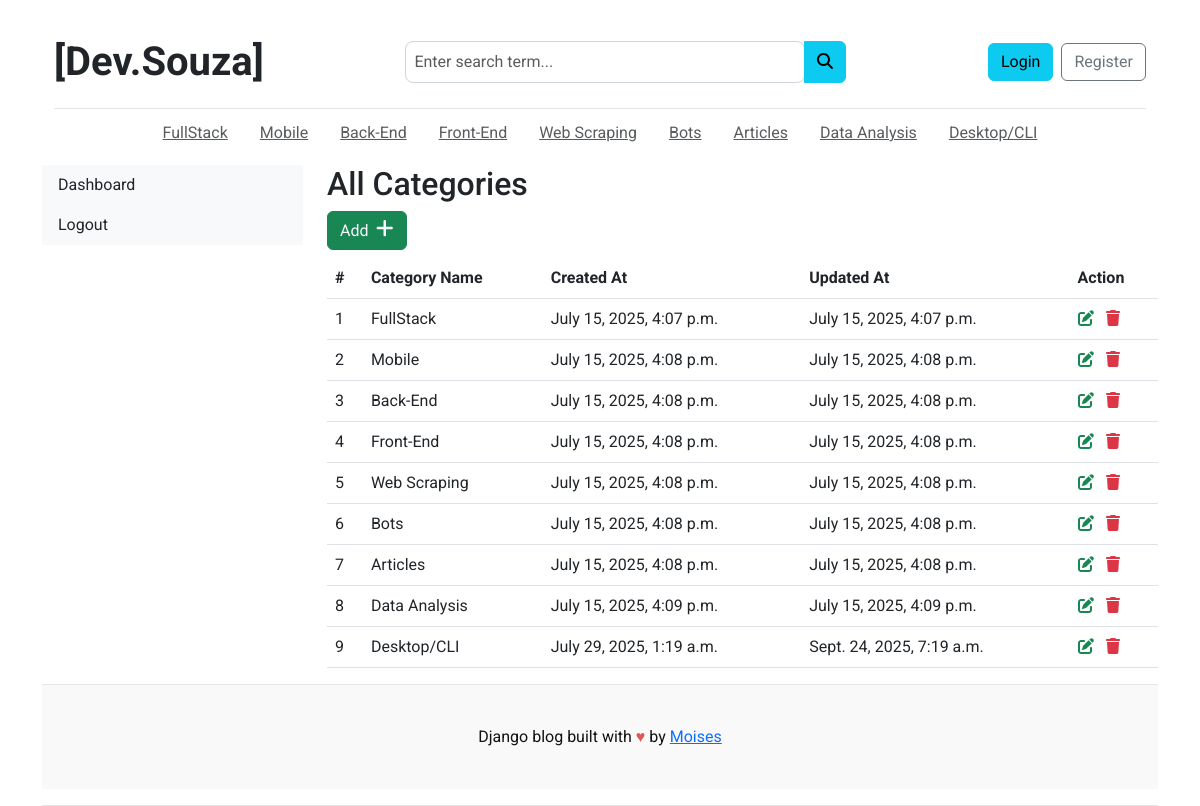
/dashboard/categories/, run on the app's committed database.
### blog_projects/models.py (models this page shows)
class Category(models.Model):
    category_name = models.CharField(max_length=100)
    updated_at = models.DateTimeField(auto_now=True)
    created_at = models.DateTimeField(auto_now_add=True)
    def __str__(self):
        return self.category_name
    class Meta:
        verbose_name_plural = "categories"

### dashboard/views.py (the view)
# urls.py: path('categories/', views.categories, name='categories'),
def categories(request):
    categories = Category.objects.all()
    context = {
        'categories':categories
    }
    return render(request, 'dashboard/categories.html', context)

### templates/dashboard/categories.html (shortened to what this page needs)
{% extends 'base.html' %}
{% block content %}
<div class="row">
    {% include 'dashboard/sidebar.html' %}
    <div class="col-md-9">
        <h2>All Categories</h2>
        <a href="{% url 'add_category' %}" class="btn btn-success text-light float-right mb-2">Add &nbsp;<i class="fa fa-plus" style="font-size:1.25rem"></i></a>
        <div class="table-responsive">
          <table class="table table-hover">
            <thead>
              <tr>
                <th>#</th>
                <th>Category Name</th>
                <th>Created At</th>
                <th>Updated At</th>
                <th>Action</th>
              </tr>
            </thead>
            <tbody>
            {% for cat in categories %}
              <tr>
                <td>{{ forloop.counter }}</td>
                <td>{{ cat }}</td>
                <td>{{ cat.created_at }}</td>
                <td>{{ cat.updated_at }}</td>
                <td>
                    <a href="{% url 'edit_category' cat.id %}"><i class="fa fa-edit text-success"></i></a>
                    <a href="{% url 'delete_category' cat.id %}"><i class="fa fa-trash text-danger"></i></a>
                </td>
              </tr>
            {% endfor %}
            </tbody>
          </table>
        </div>
    </div>
</div>
{% endblock %}

### templates/base.html (shortened to what this page needs)
{% load static %}
<!DOCTYPE html>
<html lang="en">
<head>
  <link href="https://cdn.jsdelivr.net/npm/bootstrap@5.3.0/dist/css/bootstrap.min.css" rel="stylesheet">
  <link rel="stylesheet" href="https://cdnjs.cloudflare.com/ajax/libs/font-awesome/6.5.1/css/all.min.css">
  <link rel="stylesheet" href="https://cdn.jsdelivr.net/npm/bootstrap-icons@1.11.3/font/bootstrap-icons.css">
  <link rel="stylesheet" href="{% static 'css/style.css' %}?v=2">
</head>
<body>
    <div class="container">
      <header class="blog-header py-3">
        <div class="container">
  <header class="blog-header py-3">
    <div class="row flex-nowrap justify-content-between align-items-center">
      <div class="col-12 col-lg-auto text-center text-lg-start mb-3 mb-lg-0">
        <a class="fw-bold blog-header-logo text-dark" href="{% url 'home' %}" style="text-decoration:none;">[Dev.Souza]</a>
      </div>
      <div class="col-12 col-lg-5 mx-auto mb-3 mb-lg-0">
        <form action="{% url 'search' %}" method="GET">
          <div class="input-group">
            <input id="input" class="form-control" type="text" name="keyword" placeholder="Enter search term..." aria-label="Enter search term..." aria-describedby="button-search" value="{{ request.GET.keyword }}">
            <button type="submit" class="btn btn-info" id="button-search"><i class="fas fa-search"></i></button>
          </div>
        </form>
      </div>
      <div class="col-12 col-lg-auto d-flex justify-content-center justify-content-lg-end align-items-center">
        {% if not user.is_authenticated %}
          <a class="btn btn-info me-2" href="{% url 'login' %}">Login</a>
          <a class="btn btn-outline-secondary" href="{% url 'register' %}">Register</a>
        {% else %}
          <a class="btn btn-info me-2" href="{% url 'dashboard' %}">Dashboard</a>
          <a class="btn btn-outline-danger" href="{% url 'logout' %}">Logout</a>
        {% endif %}
      </div>
    </div>
  </header>
  <div class="nav-scroller py-1 mb-2">
    <nav class="nav d-flex">
      {% for cat in categories %}
      <a id="navbar" class="p-2 text-muted" href="{% url 'posts_by_category' cat.id %}">{{ cat.category_name }}</a>
      {% endfor %}
    </nav>
  </div>
</div>
{% block content %}
{% endblock %}
<footer id="blog-footer" class="blog-footer">
  <p>Django blog built with <span style="color: #e25555;">&hearts;</span> by <a href="https://github.com/LinuxEater" target="_blank">Moises</a></p>
</footer>
</body>
</html>

### static/css/style.css (style rules this page uses)
body { font-family: 'Roboto'!important; }
.blog-header { border-bottom: 1px solid #e5e5e5; }
.blog-header-logo { font-family: "Roboto", Georgia, "Times New Roman", serif; font-size: 2.50rem; }
h1, h2, h3, h4, h5, h6 { font-family: "Roboto", Georgia, "Times New Roman", serif; }
.blog-footer { padding: 2.5rem 0; color: #131212; text-align: center; background-color: #f9f9f9; border-top: .05rem solid #e5e5e5; }
.blog-footer p:last-child { margin-bottom: 0; }
#navbar { transition: all 0.5s ease-in-out; margin: 0 0.5rem; }
.nav-scroller .nav { justify-content: center; }
#input { border-radius: 0.5rem; border: 0.1rem solid #ced4da; padding: 0.5rem; }

### data on the page
Category: category_name "FullStack", created_at "July 15, 2025, 4:07 p.m.", updated_at "July 15, 2025, 4:07 p.m."
Category: category_name "Mobile", created_at "July 15, 2025, 4:08 p.m.", updated_at "July 15, 2025, 4:08 p.m."
Category: category_name "Back-End", created_at "July 15, 2025, 4:08 p.m.", updated_at "July 15, 2025, 4:08 p.m."
Category: category_name "Front-End", created_at "July 15, 2025, 4:08 p.m.", updated_at "July 15, 2025, 4:08 p.m."
Category: category_name "Web Scraping", created_at "July 15, 2025, 4:08 p.m.", updated_at "July 15, 2025, 4:08 p.m."
Category: category_name "Bots", created_at "July 15, 2025, 4:08 p.m.", updated_at "July 15, 2025, 4:08 p.m."
Category: category_name "Articles", created_at "July 15, 2025, 4:08 p.m.", updated_at "July 15, 2025, 4:08 p.m."
Category: category_name "Data Analysis", created_at "July 15, 2025, 4:09 p.m.", updated_at "July 15, 2025, 4:09 p.m."
Category: category_name "Desktop/CLI", created_at "July 29, 2025, 1:19 a.m.", updated_at "Sept. 24, 2025, 7:19 a.m."
